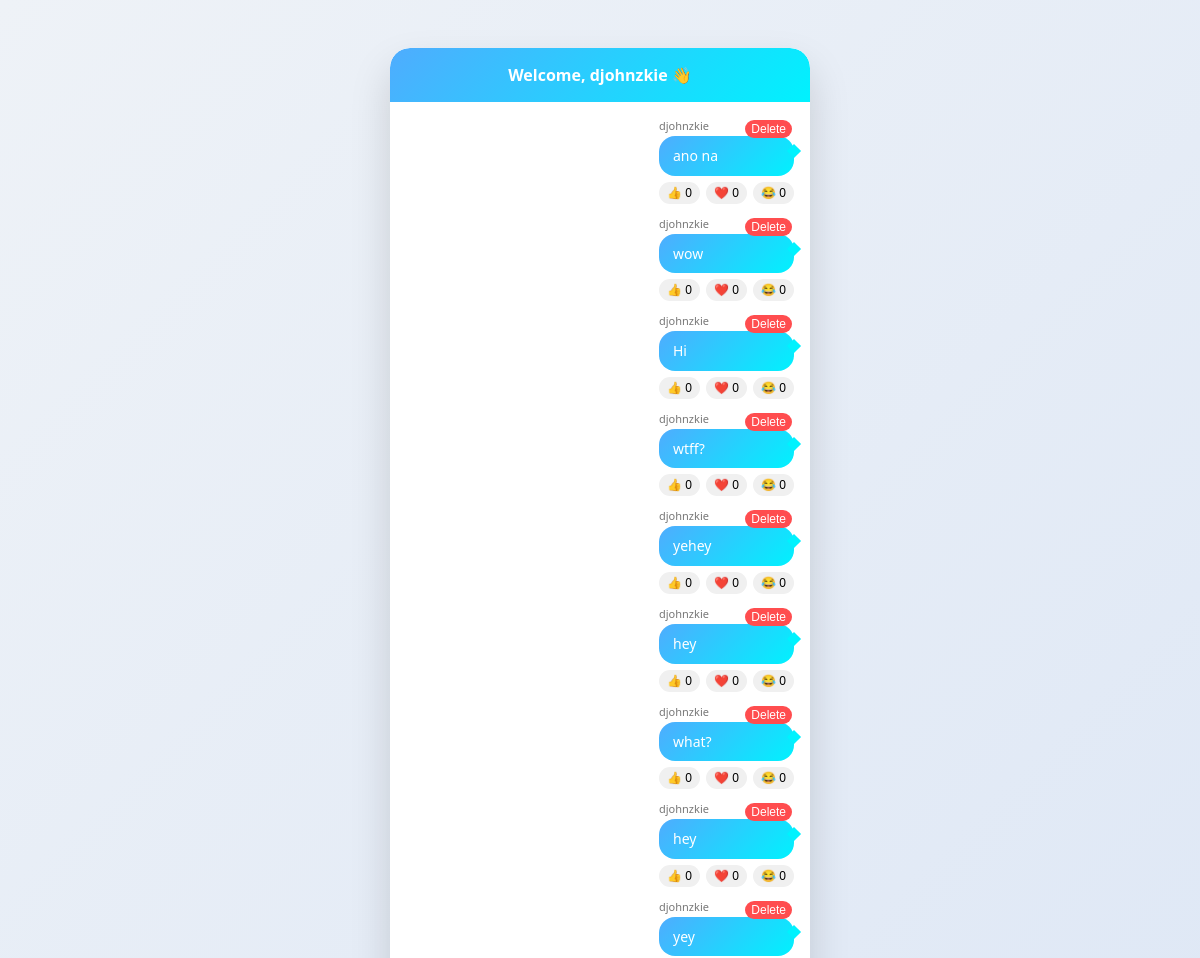
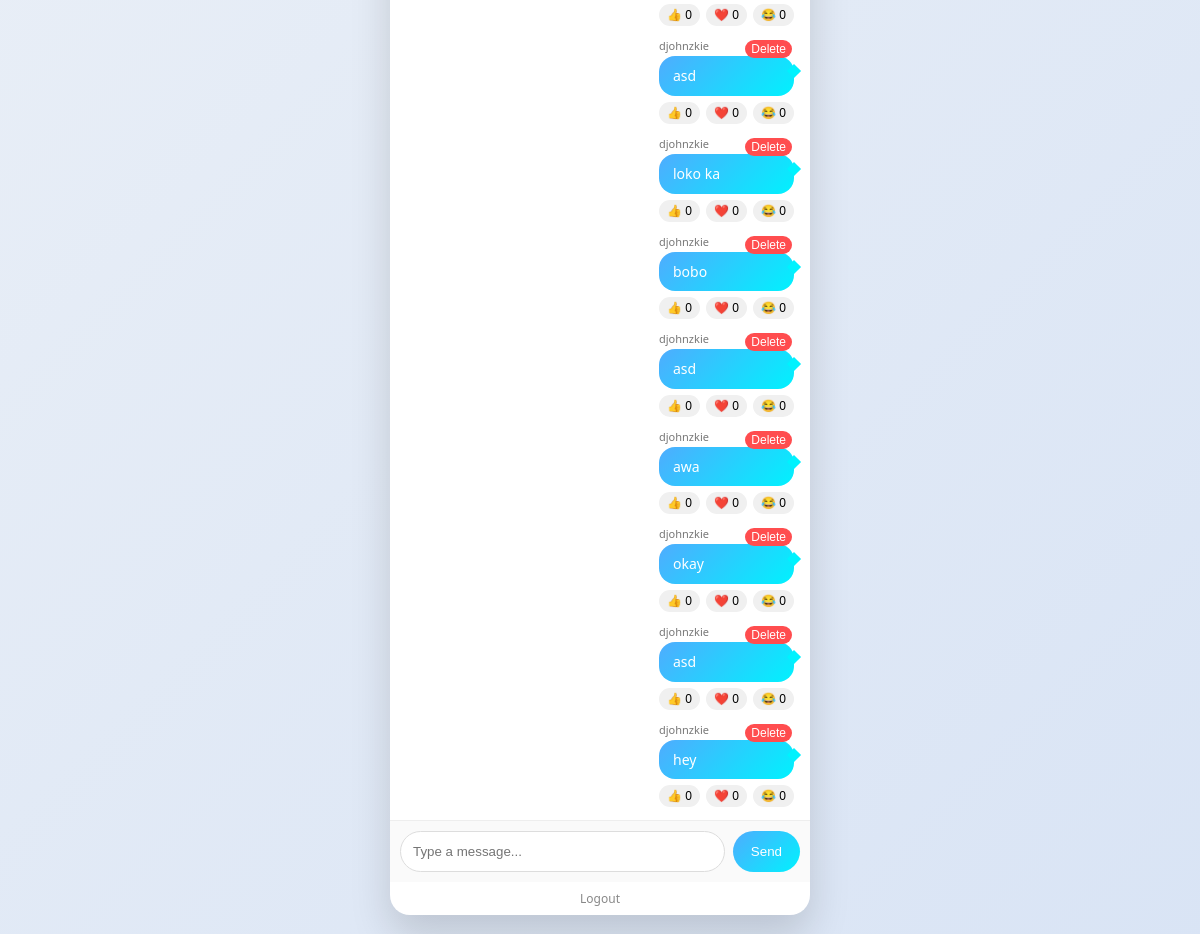
/feed (signed in), run on the app's committed database (2 pictures, top to bottom).
### app.py (models this page shows, shortened)
class User(UserMixin, db.Model):
    id = db.Column(db.Integer, primary_key=True)
    username = db.Column(db.String(150), unique=True, nullable=False)
    password_hash = db.Column(db.String(200), nullable=False)

class Post(db.Model):
    id = db.Column(db.Integer, primary_key=True)
    content = db.Column(db.String(200))
    reactions = db.Column(JSON, default=lambda: {
        "like": 0,
        "love": 0,
        "laugh": 0
    })
    user_id = db.Column(db.Integer, db.ForeignKey('user.id'))
    user = db.relationship('User', backref='posts')

### app.py (the view, shortened to what this page needs)
@app.route('/feed', methods=['GET', 'POST'])
@login_required
def feed():
    posts = Post.query.order_by(Post.id.desc()).all()
    return render_template('feed.html', posts=posts, user=current_user)

### app.py (called while the page is built)
@login_manager.user_loader
def load_user(user_id):
    return db.session.get(User, int(user_id))

### templates/feed.html (shortened to what this page needs)
<!DOCTYPE html>
<html lang="en">
<head>
</head>
<body>
<div class="chat-container">
    <div class="chat-header">
        Welcome, {{ user.username }} 👋
    </div>
    <div class="chat-box" id="chatBox">
        {% for post in posts %}
<div class="post my-message" data-id="{{ post.id }}">
    <div class="message-wrapper">
        <div class="username">{{ post.user.username }}</div>
        <div class="message-content">{{ post.content }}</div>
        <div class="reactions">
            <button class="reaction-btn">👍 {{ post.reactions['like'] }}</button>
            <button class="reaction-btn">❤️ {{ post.reactions['love'] }}</button>
            <button class="reaction-btn">😂 {{ post.reactions['laugh'] }}</button>
        </div>
        <button class="delete-btn" onclick="deleteMessage({{ post.id }}, this)">Delete</button>
    </div>
</div>
        {% endfor %}
    </div>
    <form method="POST" class="chat-input">
        <input type="text" name="content" placeholder="Type a message..." required>
        <button type="submit">Send</button>
    </form>
    <div class="logout">
        <a href="{{ url_for('logout') }}">Logout</a>
    </div>
</div>

### templates/feed.html (style rules this page uses)
* { box-sizing: border-box; margin: 0; padding: 0; }
body { font-family: 'Segoe UI', system-ui, sans-serif; background: linear-gradient(135deg, #eef2f7, #d9e4f5); height: 100vh; display: flex; justify-content: center; align-items: center; }
.chat-container { width: 420px; height: 95vh; background: #fff; border-radius: 20px; display: flex; flex-direction: column; overflow: hidden; box-shadow: 0 20px 40px rgba(0,0,0,0.15); }
.chat-header { padding: 16px; text-align: center; font-weight: 600; color: white; background: linear-gradient(135deg, #4facfe, #00f2fe); backdrop-filter: blur(10px); position: sticky; top: 0; z-index: 10; }
.chat-box { flex: 1; overflow-y: auto; padding: 16px; display: flex; flex-direction: column; gap: 12px; scroll-behavior: smooth; }
.post { display: flex; gap: 10px; position: relative; animation: fadeIn 0.25s ease; }
.my-message { justify-content: flex-end; }
.message-wrapper { max-width: 75%; position: relative; }
.username { font-size: 11px; color: #777; margin-bottom: 3px; }
.message-content { padding: 10px 14px; border-radius: 16px; font-size: 14px; line-height: 1.4; position: relative; background: #f1f3f6; }
.my-message .message-content { background: linear-gradient(135deg, #4facfe, #00f2fe); color: white; }
.my-message .message-content::after { content: ''; position: absolute; right: -5px; top: 10px; width: 10px; height: 10px; background: #00f2fe; transform: rotate(45deg); }
.reactions { display: flex; gap: 6px; margin-top: 6px; }
.reaction-btn { font-size: 12px; border: none; border-radius: 12px; padding: 4px 8px; cursor: pointer; background: #f0f0f0; transition: all 0.2s ease; }
.delete-btn { position: absolute; top: 2px; right: 2px; font-size: 12px; cursor: pointer; background: #ff4d4f; color: white; border: none; border-radius: 12px; padding: 2px 6px; }
.chat-input { display: flex; padding: 10px; border-top: 1px solid #eee; background: #fafafa; gap: 8px; }
.chat-input input { flex: 1; padding: 12px; border-radius: 25px; border: 1px solid #ddd; outline: none; transition: 0.2s; }
.chat-input button { padding: 0 18px; border: none; border-radius: 25px; background: linear-gradient(135deg, #4facfe, #00f2fe); color: white; cursor: pointer; transition: 0.2s; }
.logout { text-align: center; font-size: 12px; padding: 8px; }
.logout a { color: #888; text-decoration: none; }

### data on the page
User: username "djohnzkie"
Post: user.username "djohnzkie", content "ano na", reactions.like "0", reactions.love "0", reactions.laugh "0"
Post: user.username "djohnzkie", content "wow", reactions.like "0", reactions.love "0", reactions.laugh "0"
Post: user.username "djohnzkie", content "Hi", reactions.like "0", reactions.love "0", reactions.laugh "0"
Post: user.username "djohnzkie", content "wtff?", reactions.like "0", reactions.love "0", reactions.laugh "0"
Post: user.username "djohnzkie", content "yehey", reactions.like "0", reactions.love "0", reactions.laugh "0"
Post: user.username "djohnzkie", content "hey", reactions.like "0", reactions.love "0", reactions.laugh "0"
Post: user.username "djohnzkie", content "what?", reactions.like "0", reactions.love "0", reactions.laugh "0"
Post: user.username "djohnzkie", content "hey", reactions.like "0", reactions.love "0", reactions.laugh "0"
Post: user.username "djohnzkie", content "yey", reactions.like "0", reactions.love "0", reactions.laugh "0"
Post: user.username "djohnzkie", content "asd", reactions.like "0", reactions.love "0", reactions.laugh "0"
Post: user.username "djohnzkie", content "loko ka", reactions.like "0", reactions.love "0", reactions.laugh "0"
Post: user.username "djohnzkie", content "bobo", reactions.like "0", reactions.love "0", reactions.laugh "0"
Post: user.username "djohnzkie", content "asd", reactions.like "0", reactions.love "0", reactions.laugh "0"
Post: user.username "djohnzkie", content "awa", reactions.like "0", reactions.love "0", reactions.laugh "0"
Post: user.username "djohnzkie", content "okay", reactions.like "0", reactions.love "0", reactions.laugh "0"
Post: user.username "djohnzkie", content "asd", reactions.like "0", reactions.love "0", reactions.laugh "0"
Post: user.username "djohnzkie", content "hey", reactions.like "0", reactions.love "0", reactions.laugh "0"
